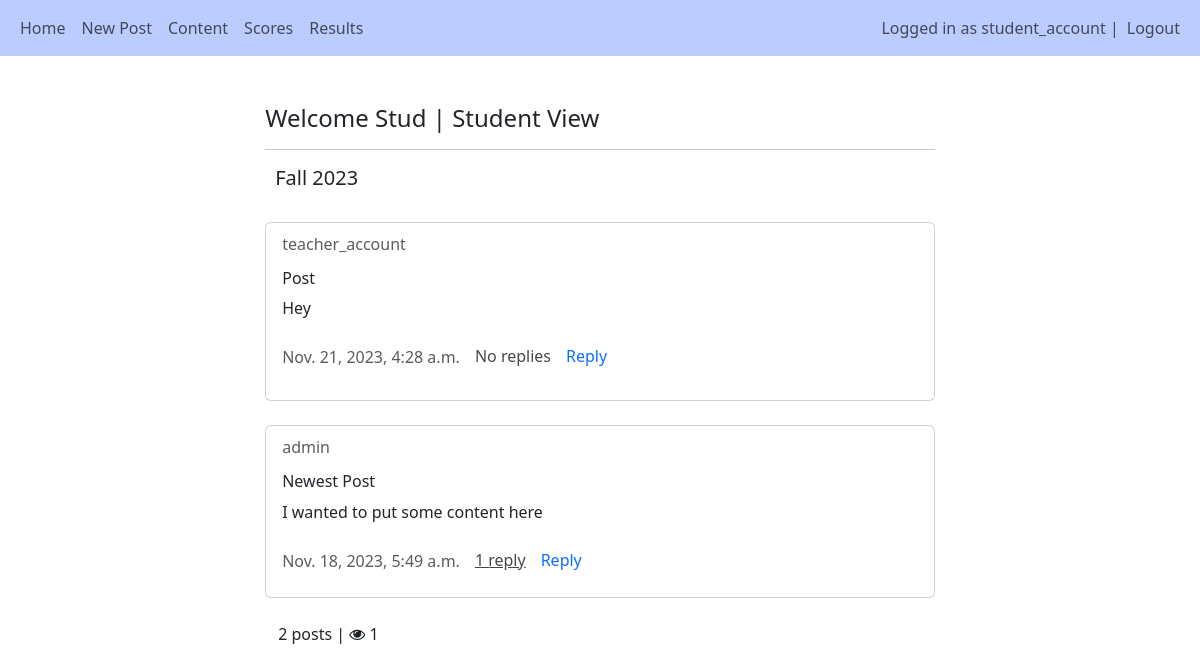
/ (signed in), run on the app's committed database.
### main/models.py (models this page shows, shortened)
class User(AbstractUser):
    is_teacher = models.BooleanField('Is teacher', default=False)
    is_student = models.BooleanField('Is student', default=False)

class Semester(models.Model):
    name = models.CharField(max_length=255, default="")
    is_current = models.BooleanField(default=True)

class Post(models.Model):
    author = models.ForeignKey(User, on_delete=models.CASCADE)
    title = models.CharField(max_length=255)
    description = models.TextField(null=True, blank=True)
    created_at = models.DateTimeField(auto_now_add=True)
    updated_at = models.DateTimeField(auto_now=True)
    num_of_replies = 0

### main/views.py (the view)
# urls.py: path('', views.home, name="home"),
@login_required(login_url="/login")
def home(request):
    cursem = Semester.objects.get(is_current=True)
    files = File.objects.all()
    posts = Post.objects.all()
    if request.user not in users_viewed:
        users_viewed.append(request.user)
    page_visits = len(users_viewed)
    if request.method == 'POST':
            post_id = request.POST.get("post-id")
            post = Post.objects.filter(id=post_id).first()
            if post and post.author == request.user:
                post.delete()
    return render(request, 'main/home.html', {"posts":posts, "files":files, "page_visits": page_visits, "cursem":cursem})

### main/templates/main/home.html (shortened to what this page needs)
{% extends 'main/base.html' %}
{% load crispy_forms_tags %}
{% block content %}
<div style="width:60%; margin:auto">
    <br>
    <h4>Welcome {{user.get_short_name}} | {% if user.is_teacher %} Teacher View {% else %} Student View {% endif %}</h4>
    <hr>
    <div style="display:flex; margin-left:10px">
        <h5 style="margin-right:20px">{{cursem.name}}</h5>
    </div>
    <br>
    {% for post in posts reversed %}
    <div class="card">
        <div class="card-body">
            <h6 class="card-subtitle mb-2 text-body-secondary">{{post.author}}</h6>
            <h6 class="card-title" style="margin-top:15px">{{post.title}}</h6>
            <p class="card-text" style="display:inline">{{post.description}}</p>
            <br>
            <br>
            <div style="display:flex">
                <p class="card-subtitle mb-2 text-body-secondary" style="font:small; margin-top:1px">{{post.created_at}}</p>
                <div class="text-body-secondary" style="margin-inline:15px">
                    {% if post.replies.count == 0 %}
                        <p style="color:rgb(71, 71, 71); text-decoration:none">No replies</p>
                    {% elif post.replies.count == 1%}
                        <a href="{% url 'reply' post.pk %}" style="color:rgb(71, 71, 71)">{{post.replies.count }} reply</a>
                    {% else %}
                        <a href="{% url 'reply' post.pk %}" style="color:rgb(71, 71, 71)">{{post.replies.count }} replies</a>
                    {% endif %}
                </div>
                {% if post.author != request.user %}
                        <a href="{% url 'reply' post.pk %}" style="text-decoration:none">Reply</a>
                {% endif %}
            </div>
        </div>
    </div><br>
    {% empty %}
    <p>It looks like no one's posted yet...</p>
    {% endfor %}
    <p style="margin-left:13px">{{posts.count}} posts | <i class="fa fa-eye"></i> {{page_visits}}</p><br><br>
</div>
{% endblock %}

### main/templates/main/base.html (shortened to what this page needs)
<!DOCTYPE html>
<html lang="en">
<head>
    <link href="https://cdn.jsdelivr.net/npm/bootstrap@5.3.2/dist/css/bootstrap.min.css" rel="stylesheet">
    <link rel="stylesheet" href="https://cdnjs.cloudflare.com/ajax/libs/font-awesome/4.7.0/css/font-awesome.min.css">
</head>
<body>
    <nav class="navbar navbar-light navbar-expand-lg" style="background-color: #bcccff;">
        <div class="container-fluid">
            <div>
                <ul class="nav navbar-nav">
                    <li class="nav-item">
                        <a class="nav-link" href="/home">Home</a>
                    </li>
                    {% if user.is_teacher %}
                    <li class="nav-item">
                        <a class="nav-link" href="/create_post">Post Content</a>
                    </li>
                    <li class="nav-item">
                        <a class="nav-link" href="/subjects">Subjects</a>
                    </li>
                    <li class="nav-item">
                        <a class="nav-link" href="/group_results">Results</a>
                    </li>
                    <li class="nav-item">
                        <a class="nav-link" href="/group_scores">Scores</a>
                    </li>
                    {% elif user.is_student %}
                    <li class="nav-item">
                        <a class="nav-link" href="/create_post">New Post</a>
                    </li>
                    <li class="nav-item">
                        <a class="nav-link" href="/content">Content</a>
                    </li>
                    <li class="nav_item">
                        <a class="nav-link" href="/ind_scores">Scores</a>
                    </li>
                    <li class="nav-item">
                        <a class="nav-link" href="/ind_results">Results</a>
                    </li>
                    {% endif %}
                </ul>
            </div>
            <div>
                <ul class="navbar-nav">
                    {% if user.is_authenticated %}
                    <span class="navbar-text">Logged in as {{user.username}} | </span>
                    <li class="nav-item">
                        <a class="nav-link" href="/logout">Logout</a>
                    </li>
                    {% else %}
                    <li class="nav-item">
                        <a class="nav-link" href="/login">Login</a>
                    </li>
                    {% endif %}
                </ul>
            </div>
        </div>
    </nav><br>
        <div class="container">
            {% block content %}
            {% endblock %}
        </div>
</body>
</html>

### data on the page
User: username "student_account", get_short_name "Stud"
Semester: name "Fall 2023"
Post: author "teacher_account", title "Post", description "Hey", created_at "Nov. 21, 2023, 4:28 a.m.", shows "No replies", shows "Reply"
Post: author "admin", title "Newest Post", description "I wanted to put some content here", created_at "Nov. 18, 2023, 5:49 a.m.", replies.count "1", shows "Reply"

### other printed values
{{ posts.count }} "2"
{{ page_visits }} "1"
